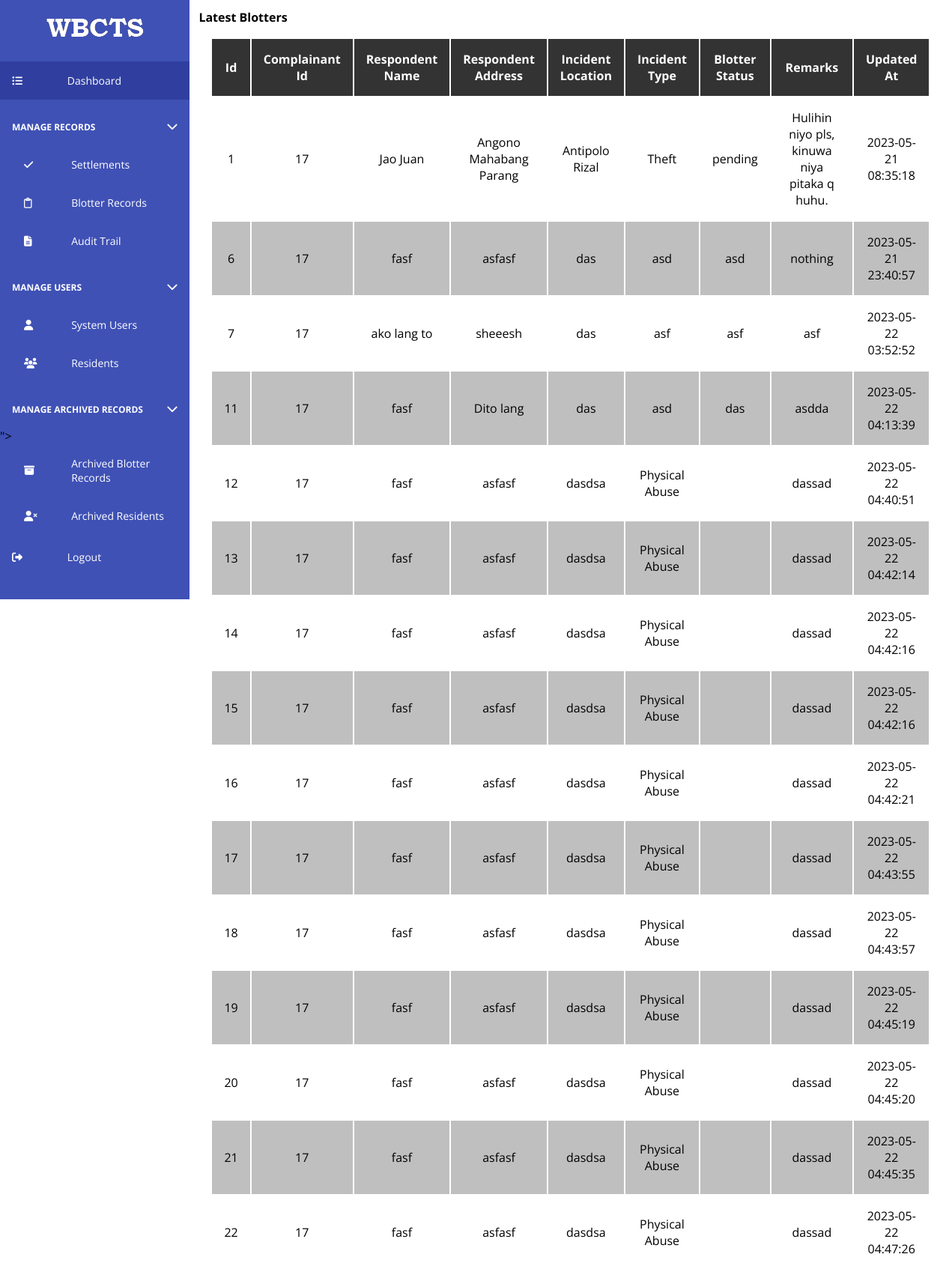
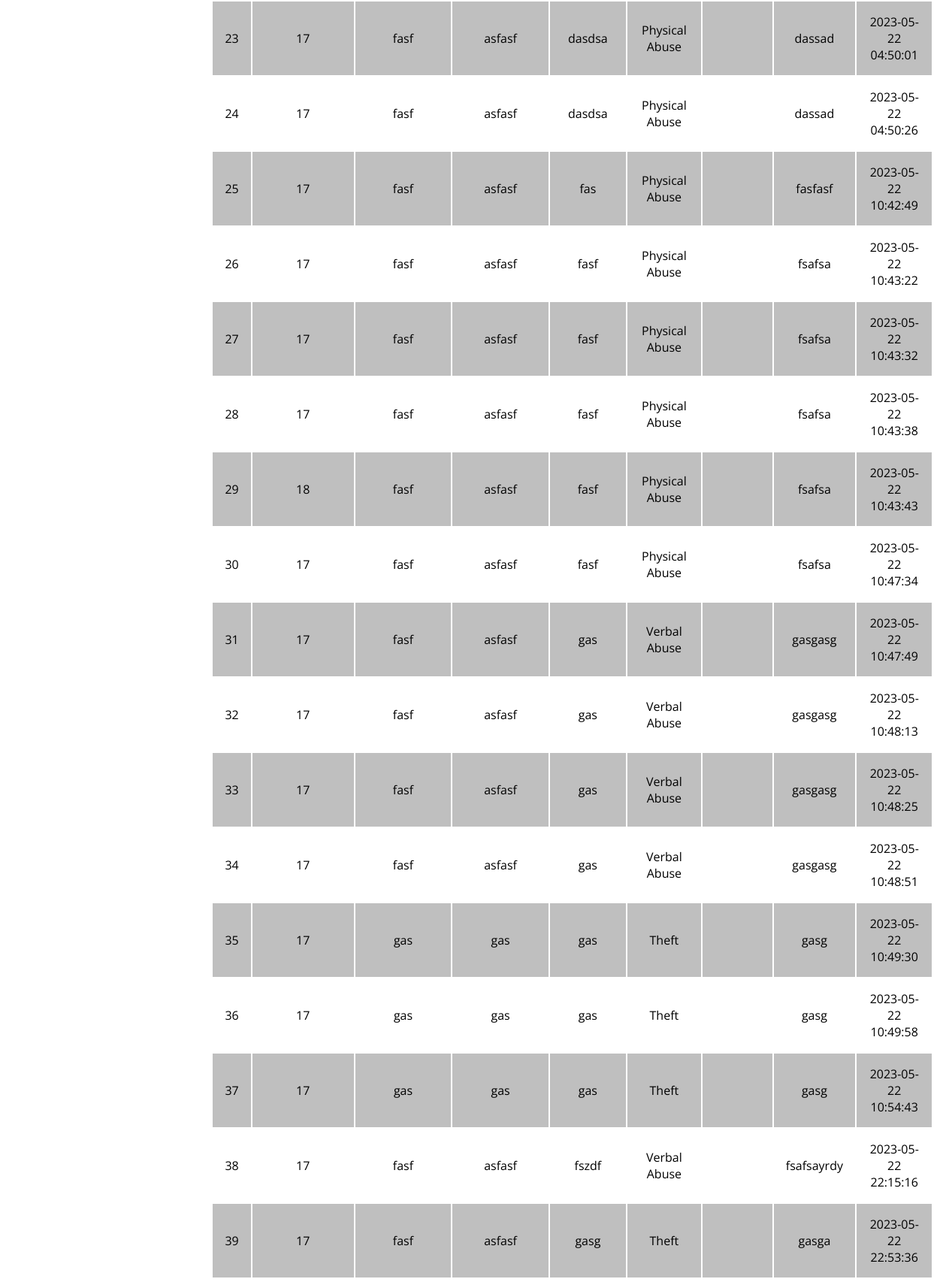
Screenshot of /admin/dashboard (signed in, upper part) with the database file from the repository (2 pictures, top to bottom).
### tables this page shows
CREATE TABLE `blotter_records` (
  `id` int(11) NOT NULL,
  `complainant_id` int(11) NOT NULL,
  `respondent_name` varchar(255) NOT NULL,
  `respondent_address` varchar(255) NOT NULL,
  `incident_location` varchar(255) NOT NULL,
  `incident_details` longtext NOT NULL,
  `incident_type` varchar(255) NOT NULL,
  `blotter_status` varchar(255) DEFAULT 'pending',
  `investigating_officer` varchar(255) DEFAULT NULL,
  `remarks` varchar(255) NOT NULL,
  `is_archived` tinyint(1) DEFAULT 0,
  `created_at` datetime NOT NULL DEFAULT current_timestamp(),
  `updated_at` datetime NOT NULL DEFAULT current_timestamp()
);

### admin/components/Table.php (the view, shortened to what this page needs)
<?php
class Table
{
    private $tbl, $header, $content, $id, $styles, $attributes, $columns,
        $hasActions, $tblName, $columnTypes, $columnAttributes, $updateAction, $addAction, $isArchiveTable;
    public function __construct($tbl)
    {
        $this->tbl = $tbl;
        $this->columnTypes = [];
    }
    public function build_header()
    {
        $header = "";
        $keys = array_keys($this->tbl[0]);
        foreach ($keys as $index => $th) {
            $newTh = str_replace("_", " ", $th);
            $dataType = isset($this->columnTypes[$index]) ? $this->columnTypes[$index] : 'input';
            $attributes = isset($this->columnAttributes[$index]) ? $this->columnAttributes[$index] : '';
            $header .= "<th data-type='$dataType' col-name='$th' $attributes>$newTh</th>";
        }
    }
    public function build_rows()
    {
        $rows = "";
        foreach ($this->tbl as $key => $row) {
            $rows .= "<tr>";
            $id = 0;
            $count = 0;
            foreach ($row as $subKey => $subRow) {
                $attributes = isset($this->columnAttributes[$count]) ? $this->columnAttributes[$count] : '';
                $rows .= "<td $attributes>$subRow</td>";
                if ($subKey === "id") $id = $subRow;
                $count++;
            }
            $deleteBtn  = $this->isArchiveTable ? <<<BTN
                <button class="action-button" data-id="{$id}" target-table="{$this->getTblName()}" onclick="delete_row('{$id}','{$this->getTblName()}')">Delete</button>
            BTN : <<<BTN
                <button class="action-button" data-id="{$id}" target-table="{$this->getTblName()}" onclick="archive_row('{$id}','{$this->getTblName()}')">Archive</button>
            BTN;
            $rows .= $this->hasActions && $_SESSION["role"] == 1 ? <<<ACTIONS
        <td class="row-action-buttons">
            <button class="action-button edit-button" target-table="{$this->getId()}">Edit</button>
            {$deleteBtn}
            <button class="action-button view-button">View</button>
        </td>
        ACTIONS : ($this->hasActions && $_SESSION["role"] == 2 ? <<<ACTIONS
        <td class="row-action-buttons">
            <button class="action-button view-button">View</button>
        </td>
        ACTIONS : "");
            $rows .= "</tr>";
        }
    }
    function build_table()
    {
        $this->build_header();
        $this->build_rows();
        return <<<TBL
            <table class="tbl" {$this->get_formatted_id()} form-update-action={$this->updateAction} form-add-action="{$this->addAction}">
                <thead>
                    {$this->getHeader()}
                </thead>
                <tbody>
                    {$this->getContent()}
                </tbody>
            </table>
            TBL;
    }
    public function setColumnType($columnIndex, $columnType)
    {
        $this->columnTypes[$columnIndex] = $columnType;
    }
    public function getHeader()
    {
        return $this->header;
    }
    public function setHeader($header)
    {
        $this->header = $header;
        return $this;
    }
    public function getContent()
    {
        return $this->content;
    }
    public function setContent($content)
    {
        $this->content = $content;
        return $this;
    }
    public function get_formatted_id()
    {
        $id = "id='{$this->id}'";
        return $id;
    }
    public function setHasActions($hasActions)
    {
        $this->hasActions = $hasActions;
        return $this;
    }
    public function getTblName()
    {
        return $this->tblName;
    }
    public function setTblName($tblName)
    {
        $this->tblName = $tblName;
        return $this;
    }
    public function setColumnAttributes($columnIndex, $columnAttributes)
    {
        $this->columnAttributes[$columnIndex] = $columnAttributes;
        return $this;
    }
}

### admin/assets/css/styles.css (style rules this page uses)
* { margin: 0; padding: 0; outline: none; box-sizing: border-box; font-family: 'Open Sans', sans-serif; }
body, html { height: 100%; }
body { display: grid; grid-template-columns: 20% 1fr; }
.tbl { width: 100%; padding: 1rem; }
.tbl tr:nth-child(even), .tbl tr:hover { background-color: rgba(0, 0, 0, 0.25); }
.tbl th { background-color: #333; color: #fff; }
.tbl th { text-transform: capitalize; }
.tbl td, th { padding: 1rem; text-align: center; }

### rows the page displays
blotter_records: id "1", complainant "17", respondent_name "Jao Juan", respondent_address "Angono Mahabang Parang", incident_location "Antipolo Rizal", incident_type "Theft", blotter_status "pending", remarks "Hulihin niyo pls, kinuwa niya pitaka q huhu.", updated_at "2023-05-21 08:35:18"
blotter_records: id "6", complainant "17", respondent_name "fasf", respondent_address "asfasf", incident_location "das", incident_type "asd", blotter_status "asd", remarks "nothing", updated_at "2023-05-21 23:40:57"
blotter_records: id "7", complainant "17", respondent_name "ako lang to", respondent_address "sheeesh", incident_location "das", incident_type "asf", blotter_status "asf", remarks "asf", updated_at "2023-05-22 03:52:52"
blotter_records: id "11", complainant "17", respondent_name "fasf", respondent_address "Dito lang", incident_location "das", incident_type "asd", blotter_status "das", remarks "asdda", updated_at "2023-05-22 04:13:39"
blotter_records: id "12", complainant "17", respondent_name "fasf", respondent_address "asfasf", incident_location "dasdsa", incident_type "Physical Abuse", remarks "dassad", updated_at "2023-05-22 04:40:51"
blotter_records: id "13", complainant "17", respondent_name "fasf", respondent_address "asfasf", incident_location "dasdsa", incident_type "Physical Abuse", remarks "dassad", updated_at "2023-05-22 04:42:14"
blotter_records: id "14", complainant "17", respondent_name "fasf", respondent_address "asfasf", incident_location "dasdsa", incident_type "Physical Abuse", remarks "dassad", updated_at "2023-05-22 04:42:16"
blotter_records: id "15", complainant "17", respondent_name "fasf", respondent_address "asfasf", incident_location "dasdsa", incident_type "Physical Abuse", remarks "dassad", updated_at "2023-05-22 04:42:16"
blotter_records: id "16", complainant "17", respondent_name "fasf", respondent_address "asfasf", incident_location "dasdsa", incident_type "Physical Abuse", remarks "dassad", updated_at "2023-05-22 04:42:21"
blotter_records: id "17", complainant "17", respondent_name "fasf", respondent_address "asfasf", incident_location "dasdsa", incident_type "Physical Abuse", remarks "dassad", updated_at "2023-05-22 04:43:55"
blotter_records: id "18", complainant "17", respondent_name "fasf", respondent_address "asfasf", incident_location "dasdsa", incident_type "Physical Abuse", remarks "dassad", updated_at "2023-05-22 04:43:57"
blotter_records: id "19", complainant "17", respondent_name "fasf", respondent_address "asfasf", incident_location "dasdsa", incident_type "Physical Abuse", remarks "dassad", updated_at "2023-05-22 04:45:19"
blotter_records: id "20", complainant "17", respondent_name "fasf", respondent_address "asfasf", incident_location "dasdsa", incident_type "Physical Abuse", remarks "dassad", updated_at "2023-05-22 04:45:20"
blotter_records: id "21", complainant "17", respondent_name "fasf", respondent_address "asfasf", incident_location "dasdsa", incident_type "Physical Abuse", remarks "dassad", updated_at "2023-05-22 04:45:35"
blotter_records: id "22", complainant "17", respondent_name "fasf", respondent_address "asfasf", incident_location "dasdsa", incident_type "Physical Abuse", remarks "dassad", updated_at "2023-05-22 04:47:26"
blotter_records: id "23", complainant "17", respondent_name "fasf", respondent_address "asfasf", incident_location "dasdsa", incident_type "Physical Abuse", remarks "dassad", updated_at "2023-05-22 04:50:01"
blotter_records: id "24", complainant "17", respondent_name "fasf", respondent_address "asfasf", incident_location "dasdsa", incident_type "Physical Abuse", remarks "dassad", updated_at "2023-05-22 04:50:26"
blotter_records: id "25", complainant "17", respondent_name "fasf", respondent_address "asfasf", incident_location "fas", incident_type "Physical Abuse", remarks "fasfasf", updated_at "2023-05-22 10:42:49"
blotter_records: id "26", complainant "17", respondent_name "fasf", respondent_address "asfasf", incident_location "fasf", incident_type "Physical Abuse", remarks "fsafsa", updated_at "2023-05-22 10:43:22"
blotter_records: id "27", complainant "17", respondent_name "fasf", respondent_address "asfasf", incident_location "fasf", incident_type "Physical Abuse", remarks "fsafsa", updated_at "2023-05-22 10:43:32"
blotter_records: id "28", complainant "17", respondent_name "fasf", respondent_address "asfasf", incident_location "fasf", incident_type "Physical Abuse", remarks "fsafsa", updated_at "2023-05-22 10:43:38"
blotter_records: id "29", complainant "18", respondent_name "fasf", respondent_address "asfasf", incident_location "fasf", incident_type "Physical Abuse", remarks "fsafsa", updated_at "2023-05-22 10:43:43"
blotter_records: id "30", complainant "17", respondent_name "fasf", respondent_address "asfasf", incident_location "fasf", incident_type "Physical Abuse", remarks "fsafsa", updated_at "2023-05-22 10:47:34"
blotter_records: id "31", complainant "17", respondent_name "fasf", respondent_address "asfasf", incident_location "gas", incident_type "Verbal Abuse", remarks "gasgasg", updated_at "2023-05-22 10:47:49"
blotter_records: id "32", complainant "17", respondent_name "fasf", respondent_address "asfasf", incident_location "gas", incident_type "Verbal Abuse", remarks "gasgasg", updated_at "2023-05-22 10:48:13"
blotter_records: id "33", complainant "17", respondent_name "fasf", respondent_address "asfasf", incident_location "gas", incident_type "Verbal Abuse", remarks "gasgasg", updated_at "2023-05-22 10:48:25"
blotter_records: id "34", complainant "17", respondent_name "fasf", respondent_address "asfasf", incident_location "gas", incident_type "Verbal Abuse", remarks "gasgasg", updated_at "2023-05-22 10:48:51"
blotter_records: id "35", complainant "17", respondent_name "gas", respondent_address "gas", incident_location "gas", incident_type "Theft", remarks "gasg", updated_at "2023-05-22 10:49:30"
blotter_records: id "36", complainant "17", respondent_name "gas", respondent_address "gas", incident_location "gas", incident_type "Theft", remarks "gasg", updated_at "2023-05-22 10:49:58"
blotter_records: id "37", complainant "17", respondent_name "gas", respondent_address "gas", incident_location "gas", incident_type "Theft", remarks "gasg", updated_at "2023-05-22 10:54:43"
blotter_records: id "38", complainant "17", respondent_name "fasf", respondent_address "asfasf", incident_location "fszdf", incident_type "Verbal Abuse", remarks "fsafsayrdy", updated_at "2023-05-22 22:15:16"
blotter_records: id "39", complainant "17", respondent_name "fasf", respondent_address "asfasf", incident_location "gasg", incident_type "Theft", remarks "gasga", updated_at "2023-05-22 22:53:36"

### other values shown
$newTh "Id"
$newTh "Complainant Id"
$newTh "Respondent Name"
$newTh "Respondent Address"
$newTh "Incident Location"
$newTh "Incident Type"
$newTh "Blotter Status"
$newTh "Remarks"
$newTh "Updated At"
